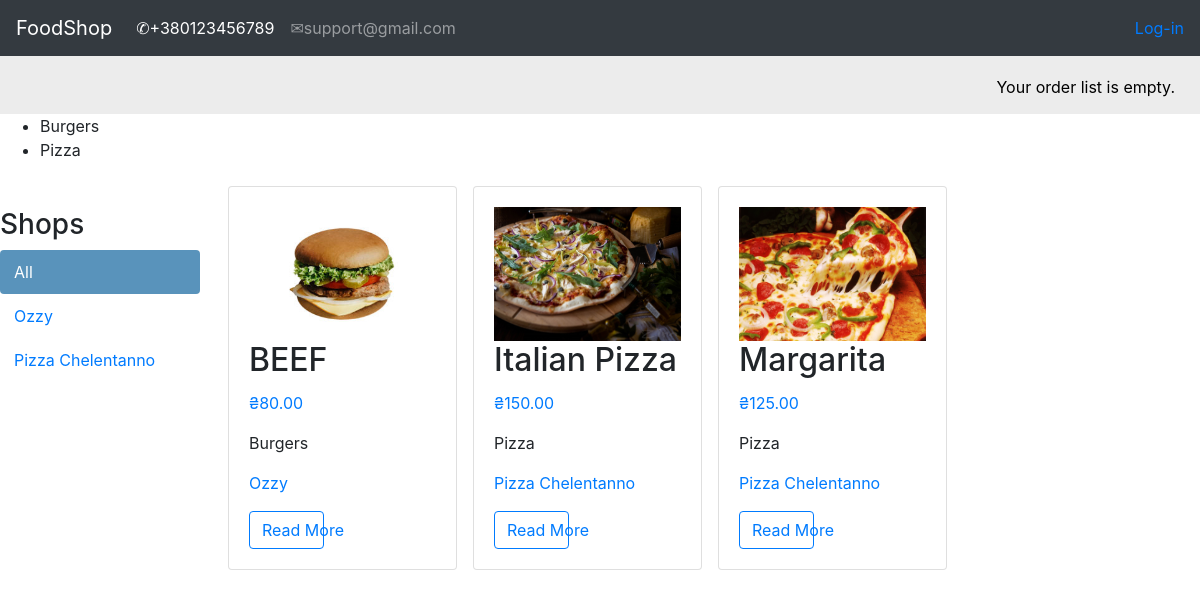
/, run on an earlier commit of the app's database.
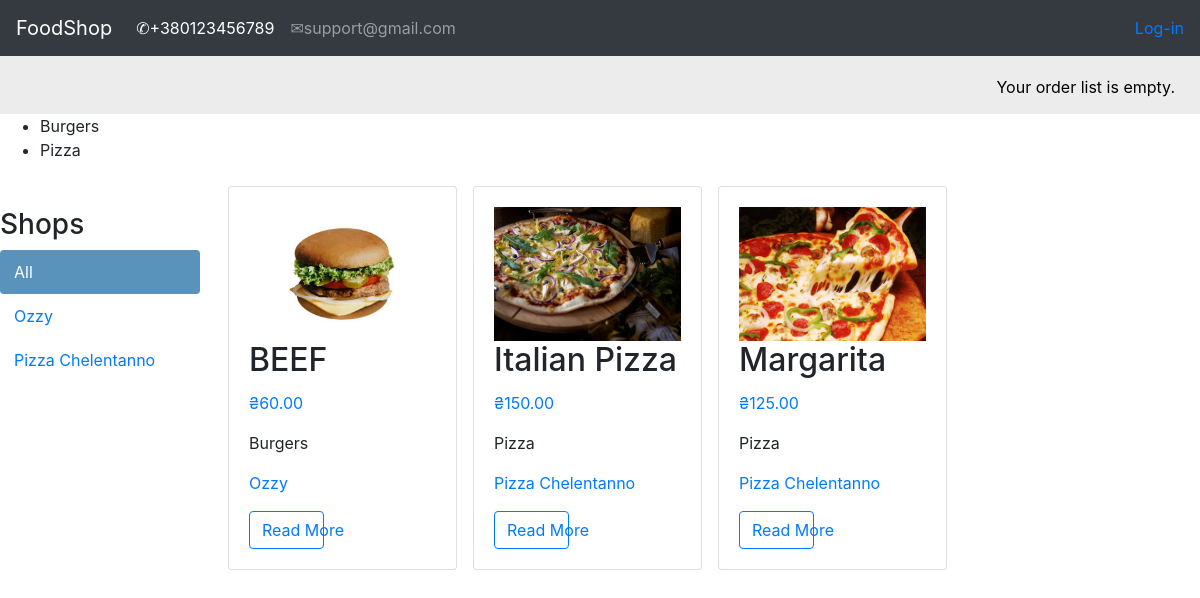
And on a later commit of the database.
### shop/models.py (models this page shows, shortened)
class Product(models.Model):
    shop = models.ForeignKey(Shop, on_delete=models.CASCADE)
    category = models.ForeignKey(Category, on_delete=models.CASCADE)
    name = models.CharField(max_length=150, db_index=True)
    slug = models.SlugField(max_length=150, db_index=True)
    image = models.ImageField(upload_to='image_products/%Y/%d/%m', default='image_products/no_img.png')
    description = models.TextField(blank=True)
    price = models.DecimalField(max_digits=10, decimal_places=2)
    available = models.BooleanField(default=True)
    created = models.DateTimeField(auto_now_add=True)
    updated = models.DateTimeField(auto_now=True)
    objects = ProductManager()
    class Meta:
        ordering = ('name',)
        index_together = (('id', 'slug'),)
        default_related_name = "products"
    def get_absolute_url(self):
        return reverse('product_detail',
                       args=[self.id, self.slug])
    def get_shop_slug(self):
        shop = Shop.objects.get(name=self.shop)
        shop = shop.slug
        return reverse('product_list_by_shop',
                       args=[shop])

class Category(models.Model):
    name = models.CharField(max_length=150, db_index=True)
    slug = models.SlugField(max_length=150, db_index=True, unique=True)
    class Meta:
        ordering = ('name',)
        default_related_name = "category"
    def __str__(self):
        return self.name

class Shop(models.Model):
    name = models.CharField(max_length=150, db_index=True)
    slug = models.SlugField(max_length=150, db_index=True, unique=True)
    class Meta:
        ordering = ('name',)
        default_related_name = "shop"
    def __str__(self):
        return self.name

### shop/views.py (the view)
# urls.py: path('', views.product_list, name='product_list'),
def product_list(request, shop_slug=None, category_slug=None):
    shop = None
    shops = Shop.objects.all()
    category = None
    categories = Category.objects.all()
    products = Product.objects.available()
    if shop_slug:
        shop = Shop.objects.get(slug=shop_slug)
        products = products.filter(shop=shop)
    if category_slug:
        category = Category.objects.get(slug=category_slug)
        products = products.filter(category=category)
    return render(request, 'shop/index.html',
                  {'product_list': products,
                   'category': category,
                   'categories': categories,
                   'shop': shop,
                   'shops': shops})

### orderlist/context_processors.py (called while the page is built)
def orderlist(request):
    return {'orderlist': OrderList(request)}

### orderlist/orderlist.py (called while the page is built)
    def __len__(self):
        return sum(item['count'] for item in self.orderlist.values())

### shop/models.py (called while the page is built)
    def available(self):
        return self.filter(available=True)

    def get_query_set(self):
        return ProductQuerySet(self.model)

    def available(self):
        return self.get_query_set().available()

### templates/shop/index.html (shortened to what this page needs)
{% extends 'shop/base.html' %}
{% block context %}
<body>
<div id="sidebar">
        <h3>Shops</h3>
        <ul>
            <li {% if not shop %} class="selected"{% endif %}>
                <a href="{% url 'product_list' %}">All</a>
            </li>
            {% for c in shops %}
                <li {% if shop.slug == c.slug %} class="selected"{% endif %}>
                    <a href="{% url 'product_list_by_shop' c.slug%}">{{ c.name }}</a>
                </li>
            {% endfor %}
        </ul>
    </div>
<div class="row">
      {% for product in product_list %}
        <div class="post-item col-12 col-sm-6 col-md-6 col-lg-3 p-2">
          <div class="card h-100">
            <div class="card-body card-flex">
              <img src="{{ product.image.url }}" style="width:100%; height:100%">
              <h2 class="card-title">{{ product.name }}</h2>
              <p class="text-primary">₴{{ product.price}}</p>
              <p class="card-text">{{product.category|safe | truncatewords:10 }}</p>
              <p class="card-text"><a href="{{ product.get_shop_slug }}">
                  {{product.shop|safe | truncatewords:10 }}</a></p>
              <a href="{{ product.get_absolute_url }}" style="width:40%" class="btn btn-outline-primary">Read More</a>
              </div>
          </div>
        </div>
      {% endfor %}
    </div>
</body>
</html>
{% endblock context %}

What changed in the data, as far as the page shows it:
changed Product "BEEF": price "80.00" → "60.00"
